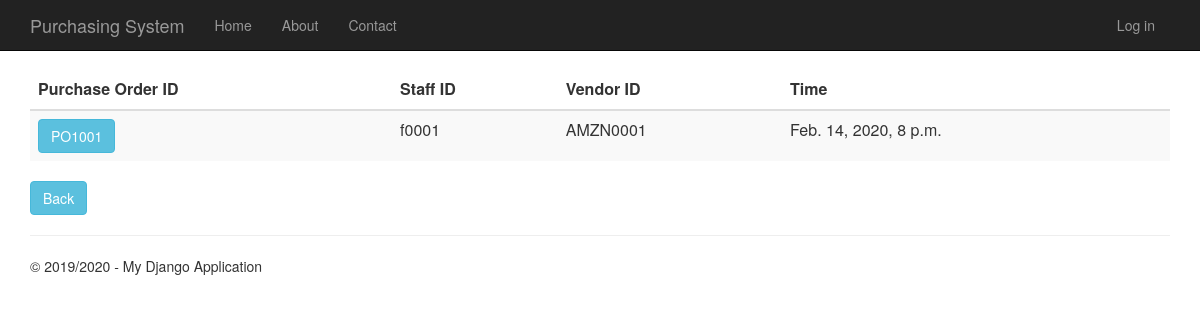
Screenshot of /purchaseorderhistory with the database file from the repository.
### PurchaseOrder/models.py (models this page shows, shortened)
class PurchaseOrder(models.Model):
    purchase_order_id = models.CharField(primary_key=True, max_length=10)
    shipping_instructions = models.TextField()
    time_created = models.DateTimeField()
    description = models.TextField(null=True,default=None, blank=True)
    total_price = models.DecimalField(max_digits=10, decimal_places=2, default=Decimal('0.00'))
    person_id = models.ForeignKey(Person)
    vendor_id = models.ForeignKey(Vendor)
    quotation_id = models.OneToOneField(Quotation)

### app/models.py (models this page shows, shortened)
class Person(models.Model):
    user_id = models.OneToOneField(User)
    person_id = models.CharField(primary_key=True, max_length=10)
    person_name = models.TextField()
    person_address = models.TextField()
    person_phone_number = models.TextField()
    person_role = models.TextField(default = 'EMPLOYEE')

class Vendor(models.Model):
    vendor_id = models.CharField(primary_key=True, max_length=10)
    vendor_name = models.TextField()
    vendor_phone_number = models.TextField()
    vendor_address = models.TextField()
    vendor_email = models.TextField()
    def __str__(self):
        return str(self.vendor_id)

### PurchaseOrder/views.py (the view)
# urls.py: url(r'^purchaseorderhistory', PurchaseOrder.views.purchaseorderhistory, name="purchase_order_history"),
def purchaseorderhistory(request):
    purchase_orders = PurchaseOrder.objects.all()
    context = {
            'title':'Purchase Order History',
            'rows':purchase_orders,
            'year':'2019/2020'
        }
    return render(request,'PurchaseOrder/purchaseorderhistory.html',context)

### PurchaseOrder/templates/PurchaseOrder/purchaseorderhistory.html
{% extends "app/layout.html" %}
{% block content %}
<div class="purcahseorderhistory margintop" >
    <form action="purchaseorderhistorydetails" method="GET">
        <table class="table table-striped margintop">
          <thead>
            <tr>
              <th scope="col" class="fontlabel">Purchase Order ID</th>
              <th scope="col" class="fontlabel">Staff ID</th>
              <th scope="col" class="fontlabel">Vendor ID</th>
              <th scope="col" class="fontlabel">Time</th>
            </tr>
          </thead>
          <tbody>
              {% for r in rows %}
            <tr>
                 <td><button type="submit" name="po_id" value="{{r.purchase_order_id}}" class="btn btn-info" >{{r.purchase_order_id}}</button></td>
                 <td>{{r.person_id.person_id}}</td>
                 <td>{{r.vendor_id}}</td>
                 <td>{{r.time_created}}</td>
            </tr>
              {% endfor %}
          </tbody>
        </table>
    </form>
    <form action="menu">
        <div class="margintop">
            <button type="submit" class="btn btn-info" >Back</button>
        </div>
    </form>
</div>
{% endblock %}

### app/static/app/content/site.css (style rules this page uses)
body { padding-top: 50px; padding-bottom: 20px; }

### rows the page displays
PurchaseOrder: purchase_order_id "PO1001", person_id.person_id "f0001", vendor_id "AMZN0001", time_created "Feb. 14, 2020, 8 p.m."

### other values shown
{{ year }} "2019/2020"
